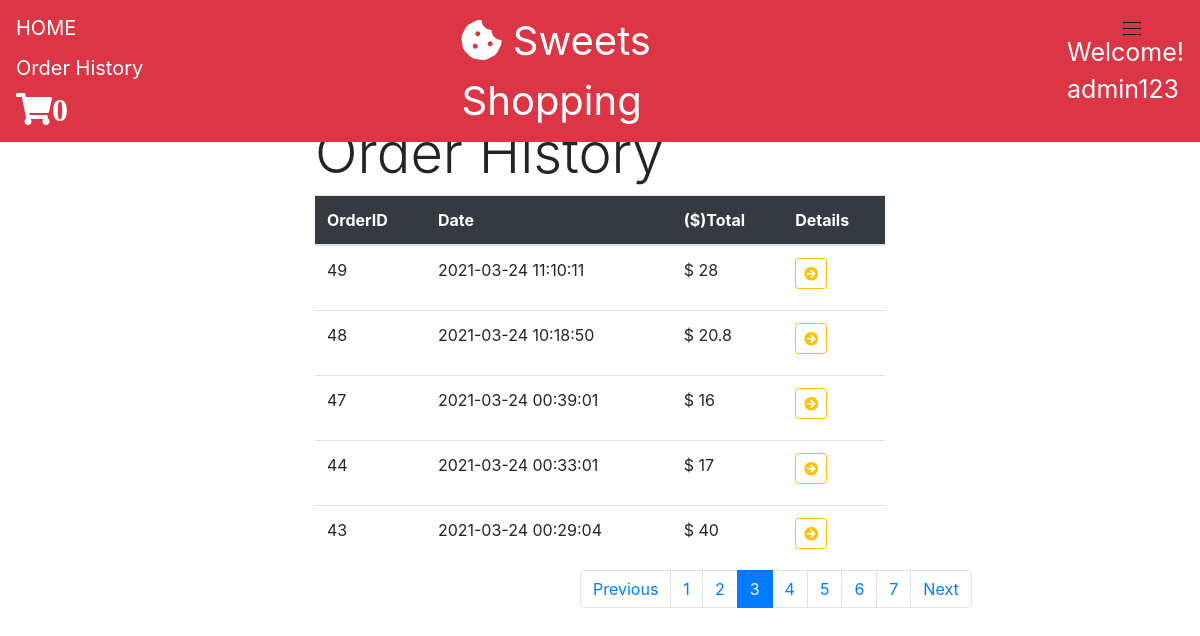
The app's page /views/orderHistory.php?user_id=1&page=3 (signed in) with its own data.
### tables this page shows
CREATE TABLE `users` (
  `user_id` int(11) NOT NULL,
  `first_name` varchar(50) NOT NULL,
  `last_name` varchar(50) NOT NULL,
  `user_name` varchar(50) NOT NULL,
  `address` varchar(50) NOT NULL,
  `email` varchar(50) NOT NULL,
  `phone` varchar(255) NOT NULL,
  `password` varchar(255) NOT NULL,
  `status` varchar(1) NOT NULL DEFAULT 'C'
);

CREATE TABLE `orders` (
  `order_id` int(11) NOT NULL,
  `customer_id` int(11) NOT NULL,
  `delivery_fee` int(11) NOT NULL,
  `gift_fee` int(11) NOT NULL,
  `discount` float NOT NULL,
  `total` float NOT NULL,
  `date` datetime NOT NULL
);

### classes/database.php (called while the page is built, shortened)
<?php
class Database{
    private $server_name = "localhost";
    private $username = "root";
    private $password = "";
    private $db_name = "sweets_shopping";
    public function __construct(){
        $this->conn = new mysqli($this->server_name, $this->username, $this->password, $this->db_name);
    }
}

### classes/cart.php (called while the page is built, shortened)
<?php
require_once "database.php";
class Cart extends Database{
    public function getCartCount($customer_id){
        $sql = "SELECT COUNT(*) FROM carts WHERE customer_id = '$customer_id'";
        if($result = $this->conn->query($sql)){
            return $result->fetch_assoc();
            exit;
        }else{
            die("Error retriving cart: " . $this->conn->error);
        }
    }
}

### classes/user.php (called while the page is built, shortened)
<?php
require_once "database.php";
class User extends Database{
    public function getUser($user_id){
        $sql = "SELECT * FROM users WHERE `user_id` = '$user_id'";
        if($result = $this->conn->query($sql)){
            return $result->fetch_assoc();
            exit;
        }else{
            die("Error Retriving user: ". $this->conn->error);
        }
    }
}

### classes/order.php (called while the page is built, shortened)
<?php
require_once "database.php";
require_once "cart.php";
class Order extends Database{
    public function displayOrderHistory($user_id, $start){
        $sql = "SELECT * FROM orders WHERE customer_id = '$user_id' ORDER BY date DESC LIMIT $start, 5";
        if($result = $this->conn->query($sql)){
            return $result;
        }else{
            die("Error to display OrderHistory: " . $this->conn->error);
        }
    }
    public function getUsersNumOfRows($user_id){
        $sql = "SELECT * FROM orders WHERE customer_id = '$user_id'";
        if($result = $this->conn->query($sql)){
            $num_rows = $result->num_rows / 5;
            return ceil($num_rows);
        }else{
            die("Error to get NumOfRows: ". $this->conn->error);
        }
    }
}

### views/orderHistory.php (the view, shortened to what this page needs)
<!DOCTYPE html>
<html lang="en">
<head>
<link rel="stylesheet" href="https://cdnjs.cloudflare.com/ajax/libs/twitter-bootstrap/4.6.0/css/bootstrap.min.css">
<link rel="stylesheet" href="https://cdnjs.cloudflare.com/ajax/libs/font-awesome/5.15.2/css/all.min.css">
<link rel="stylesheet" href="../assets/css/style.css">
</head>
<body>
<?php
include "header.php";
?>
<?php
        if(isset($_GET['page'])){
            $page = $_GET['page'];
        }else{
            $page = 1;
        }
        if($page > 1){
            $start = ($page * 5 ) - 5;
        }else{
            $start = 0;
        }
?>
<?php
$user_id = $_GET['user_id'];
require_once "../classes/order.php";
$order = new Order;
$order_history = $order->displayOrderHistory($user_id, $start);
$num_rows = $order->getUsersNumOfRows($user_id);
?>
<br>
<br>
<br>
<div class="container w-50 mt-5">
    <h1 class="display-4">Order History</h1>
        <?php
            if($order_history->num_rows == 0){
        ?>
            <h3 class="display-4" style="color:gray; font-weight:bold;">There is no data</h3>
        <?php
            }else{
        ?>
        <table class="table">
                <thead class="bg-dark text-white">
                    <th>OrderID</th>
                    <th>Date</th>
                    <th>($)Total</th>
                    <th>Details</th>
                </thead>
                <tbody>
                <?php
                    while($order_details = $order_history->fetch_assoc()){
                ?>
                    <tr>
                        <td><p><?php echo $order_details['order_id'];?></p></td>
                        <td><p><?php echo $order_details['date'];?></p></td>
                        <td><p><?php echo "$ ".$order_details['total'];?></p></td>
                        <td>
                            <a href="orderHistoryDetails.php?order_id=<?php echo $order_details['order_id'];?>&date=<?php echo $order_details['date'];?>
                            &user_id=<?php echo $user_id;?>&pre_url=<?php echo "order_history";?>&page=<?php echo $page;?>"
                            class="btn btn-outline-warning btn-sm" role="button">
                            <i class="fas fa-arrow-circle-right"></i></a></td>
                    </tr>
                <?php
                    }
                ?>
                </tbody>
        </table>
        <nav aria-label="">
        <ul class="pagination" style="position: fixed; top: 570px; left:580px;">
            <li class="page-item">
                <?php
                if($page > 1){
                ?>
                    <a class="page-link" href="?user_id=<?php echo $user_id;?>&page=<?php echo $page -1;?>">Previous</a>
                <?php
                }else{
                ?>
                    <a class="page-link">Previous</a>
                <?php
                }
                ?>
            </li>
            <?php
                for($i=1; $i <= $num_rows; $i++){
                    if($i == $_GET['page']){
            ?>
                    <li class="page-item active">
                        <a href="?user_id=<?php echo $user_id;?>&page=<?php echo $i;?>" class="page-link">
                        <?php echo $i;?>
                        </a>
                    </li>
            <?php
                    }else{
            ?>
                    <li class="page-item">
                        <a href="?user_id=<?php echo $user_id;?>&page=<?php echo $i;?>" class="page-link">
                        <?php echo $i;?>
                        </a>
                    </li>
            <?php
                    }
                }
            ?>
            <li class="page-item">
                <?php
                if($page < $num_rows){
                ?>
                    <a class="page-link" href="?user_id=<?php echo $user_id;?>&page=<?php echo $page +1;?>">Next</a>
                <?php
                }else{
                ?>
                    <a class="page-link">Next</a>
                <?php
                }
                ?>
            </li>
        </ul>
        </nav>
    <?php
        }
    ?>
</div>
</body>
</html>

### views/header.php (shortened to what this page needs)
<?php
    $user_id = $_SESSION['user_id'];
    require_once "../classes/user.php";
    require_once "../classes/cart.php";
    $user = new User;
    $user_detail = $user->getUser($user_id);
    $cart = new Cart;
    $cart_detail = $cart->getCartCount($user_id);
?>
<div class="fixed-top">
    <nav class="navbar navbar-expand-lg navbar-dark bg-danger">
        <div class="justify-content-stard">
            <a href="index.php" class="navbar-brand">
                HOME
            </a>
            <a href="orderHistory.php?user_id=<?php echo $user_id; ?>&page=1" class="navbar-brand">
                Order History
            </a>
            <a href="orderConfirm.php" class="navbar-brand">
                <small><i class="fas fa-shopping-cart fa-2x" style="color: white;"><?php echo $cart_detail['COUNT(*)']; ?></small></i>
            </a>
        </div>
        <div class="justify-content-center text-white" style="padding-left: 270px; font-size: 40px;">
            <i class="fas fa-cookie-bite"></i>&nbsp;Sweets Shopping
        </div>
        <div class="justify-content-center text-white" style="padding-left: 380px; font-size: 25px;">
            Welcome! <br><?php echo $user_detail['user_name'];?>
        </div>
        <div class="hamburger mr-5 mt-2" id="js-hamburger">
            <span class="hamburger__line hamburger__line--1"></span>
            <span class="hamburger__line hamburger__line--2"></span>
            <span class="hamburger__line hamburger__line--3"></span>
        </div>
    </nav>
</div>

### assets/css/style.css (style rules this page uses)
html, body { height: 100%; }
.hamburger { position: absolute; right: 0; top: 0; width: 40px; height: 40px; cursor: pointer; z-index: 300; }
.hamburger__line { position: absolute; left: 11px; width: 18px; height: 1px; background-color: #111; transition: all .6s; }
.hamburger__line--1 { top: 14px; }
.hamburger__line--2 { top: 20px; }
.hamburger__line--3 { top: 26px; }

### records on screen
users: user_name "admin123"
orders: order_id "49", date "2021-03-24 11:10:11", total "28"
orders: order_id "48", date "2021-03-24 10:18:50", total "20.8"
orders: order_id "47", date "2021-03-24 00:39:01", total "16"
orders: order_id "44", date "2021-03-24 00:33:01", total "17"
orders: order_id "43", date "2021-03-24 00:29:04", total "40"

### other values on screen
$cart_detail['COUNT(*)'] "0"
